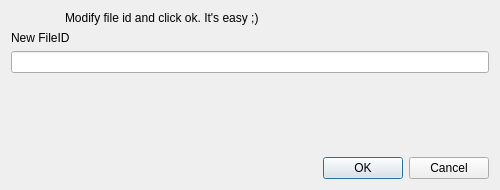
<?xml version="1.0" encoding="UTF-8"?>
<ui version="4.0">
 <class>IdModForm</class>
 <widget class="QDialog" name="IdModForm">
  <property name="geometry">
   <rect>
    <x>0</x>
    <y>0</y>
    <width>500</width>
    <height>190</height>
   </rect>
  </property>
  <property name="minimumSize">
   <size>
    <width>500</width>
    <height>190</height>
   </size>
  </property>
  <property name="maximumSize">
   <size>
    <width>128839</width>
    <height>190</height>
   </size>
  </property>
  <property name="windowTitle">
   <string>Dialog</string>
  </property>
  <layout class="QVBoxLayout" name="verticalLayout">
   <item>
    <layout class="QHBoxLayout" name="horizontalLayout">
     <item>
      <widget class="QLabel" name="label">
       <property name="maximumSize">
        <size>
         <width>48</width>
         <height>48</height>
        </size>
       </property>
       <property name="text">
        <string/>
       </property>
       <property name="pixmap">
        <pixmap resource="imgres.qrc">:/imglist/img/edit-validated.png</pixmap>
       </property>
      </widget>
     </item>
     <item>
      <widget class="QLabel" name="label_2">
       <property name="text">
        <string>Modify file id and click ok. It's easy ;)</string>
       </property>
      </widget>
     </item>
    </layout>
   </item>
   <item>
    <widget class="QLabel" name="label_3">
     <property name="text">
      <string>New FileID</string>
     </property>
    </widget>
   </item>
   <item>
    <widget class="QLineEdit" name="lineEdit"/>
   </item>
   <item>
    <spacer name="verticalSpacer">
     <property name="orientation">
      <enum>Qt::Vertical</enum>
     </property>
     <property name="sizeHint" stdset="0">
      <size>
       <width>20</width>
       <height>8</height>
      </size>
     </property>
    </spacer>
   </item>
   <item>
    <widget class="QDialogButtonBox" name="buttonBox">
     <property name="orientation">
      <enum>Qt::Horizontal</enum>
     </property>
     <property name="standardButtons">
      <set>QDialogButtonBox::Cancel|QDialogButtonBox::Ok</set>
     </property>
    </widget>
   </item>
  </layout>
 </widget>
 <resources>
  <include location="imgres.qrc"/>
 </resources>
 <connections/>
</ui>
